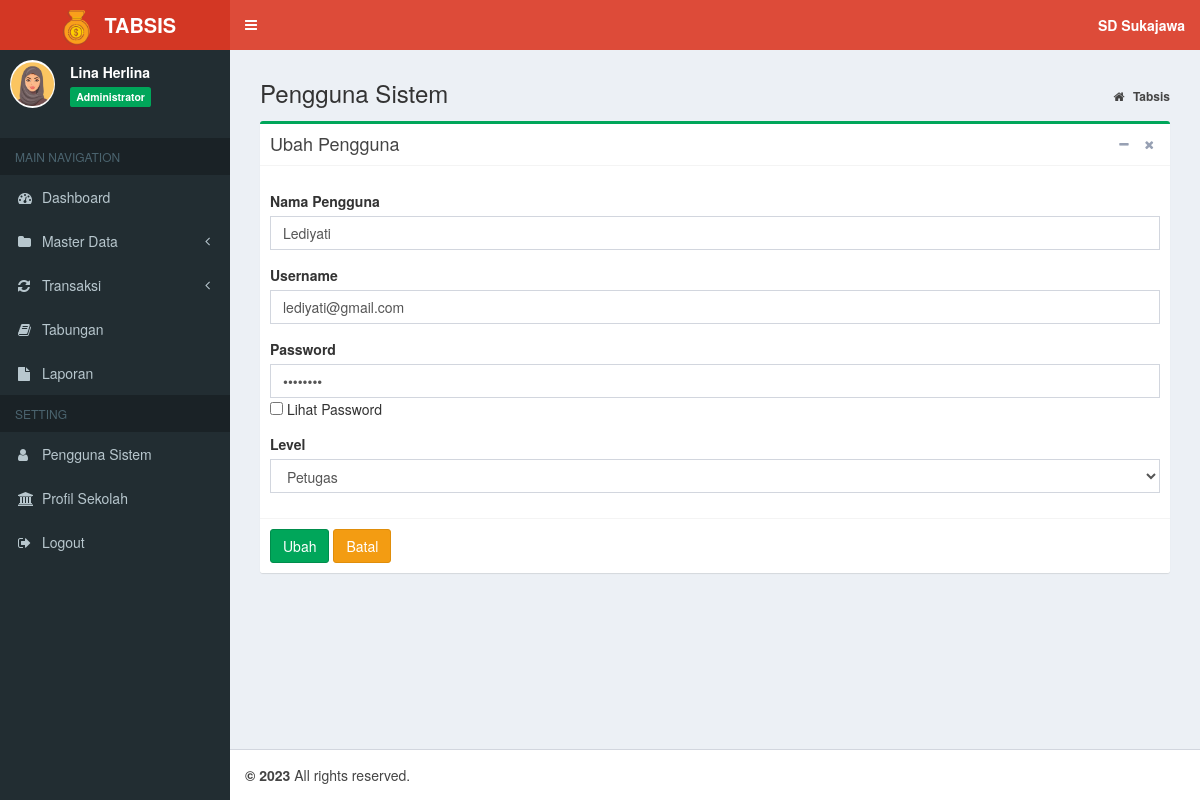
The app's page /index.php?page=MyApp/edit_pengguna&kode=2 (signed in) with its own data.
### tables this page shows
CREATE TABLE `tb_profil` (
  `id_profil` int(11) NOT NULL,
  `nama_sekolah` varchar(200) NOT NULL,
  `alamat` varchar(400) NOT NULL,
  `akreditasi` char(2) NOT NULL
);

CREATE TABLE `tb_pengguna` (
  `id_pengguna` int(11) NOT NULL,
  `nama_pengguna` varchar(20) NOT NULL,
  `username` varchar(20) NOT NULL,
  `password` varchar(15) NOT NULL,
  `level` enum('Administrator','Petugas') NOT NULL
);

### admin/pengguna/edit_pengguna.php (the view, shortened to what this page needs)
<?php
    if(isset($_GET['kode'])){
        $sql_cek = "SELECT * FROM tb_pengguna WHERE id_pengguna='".$_GET['kode']."'";
        $query_cek = mysqli_query($koneksi, $sql_cek);
        $data_cek = mysqli_fetch_array($query_cek,MYSQLI_BOTH);
    }
?>
<section class="content-header">
	<h1>
		Pengguna Sistem
	</h1>
	<ol class="breadcrumb">
		<li>
			<a href="index.php">
				<i class="fa fa-home"></i>
				<b>Tabsis</b>
			</a>
		</li>
	</ol>
</section>
<section class="content">
	<div class="row">
		<div class="col-md-12">
			<div class="box box-success">
				<div class="box-header with-border">
					<h3 class="box-title">Ubah Pengguna</h3>
					<div class="box-tools pull-right">
						<button type="button" class="btn btn-box-tool" data-widget="collapse">
							<i class="fa fa-minus"></i>
						</button>
						<button type="button" class="btn btn-box-tool" data-widget="remove">
							<i class="fa fa-remove"></i>
						</button>
					</div>
				</div>
				<form action="" method="post" enctype="multipart/form-data">
					<div class="box-body">
						<div class="form-group">
							<label>Nama Pengguna</label>
							<input class="form-control" name="nama_pengguna" value="<?php echo $data_cek['nama_pengguna']; ?>"
							/>
						</div>
						<div class="form-group">
							<label>Username</label>
							<input class="form-control" name="username" value="<?php echo $data_cek['username']; ?>"
							/>
						</div>
						<div class="form-group">
							<label for="exampleInputPassword1">Password</label>
							<input type="password" class="form-control" name="password" id="pass" value="<?php echo $data_cek['password']; ?>"
							/>
							<input id="mybutton" onclick="change()" type="checkbox" class="form-checkbox"> Lihat Password
						</div>
						<div class="form-group">
							<label>Level</label>
							<select name="level" id="level" class="form-control" required>
								<?php
                            if ($data_cek['level'] == "Petugas") echo "<option value='Petugas' selected>Petugas</option>";
                            else echo "<option value='Petugas'>Petugas</option>";
                        ?>
							</select>
						</div>
					</div>
					<div class="box-footer">
						<input type="submit" name="Ubah" value="Ubah" class="btn btn-success">
						<a href="?page=MyApp/data_pengguna" title="Kembali" class="btn btn-warning">Batal</a>
					</div>
				</form>
			</div>
</section>

### index.php (shortened to what this page needs)
<?php
    if (isset($_SESSION["ses_username"])==""){
		header("location: login.php");
    }else{
      $data_nama = $_SESSION["ses_nama"];
      $data_level = $_SESSION["ses_level"];
    }
    include "inc/koneksi.php";
	$sql = $koneksi->query("SELECT * from tb_profil");
	while ($data= $sql->fetch_assoc()) {
		$nama=$data['nama_sekolah'];
	}
?>
<!DOCTYPE html>
<html>
<head>
	<link rel="stylesheet" href="bootstrap/css/bootstrap.min.css">
	<link rel="stylesheet" href="https://cdnjs.cloudflare.com/ajax/libs/font-awesome/4.5.0/css/font-awesome.min.css">
	<link rel="stylesheet" href="https://cdnjs.cloudflare.com/ajax/libs/ionicons/2.0.1/css/ionicons.min.css">
	<link rel="stylesheet" href="plugins/datatables/dataTables.bootstrap.css">
	<link rel="stylesheet" href="plugins/select2/select2.min.css">
	<link rel="stylesheet" href="dist/css/AdminLTE.min.css">
	<link rel="stylesheet" href="dist/css/skins/_all-skins.min.css">
</head>
<body class="hold-transition skin-red sidebar-mini">
	<div class="wrapper">
		<header class="main-header">
			<a href="index.php" class="logo">
				<span class="logo-lg">
					<img src="dist/img/logo.png" width="45px">
					<b>TABSIS</b>
				</span>
			</a>
			<nav class="navbar navbar-static-top">
				<a href="#" class="sidebar-toggle" data-toggle="offcanvas" role="button">
				</a>
				<div class="navbar-custom-menu">
					<ul class="nav navbar-nav">
						<li class="dropdown messages-menu">
							<a class="dropdown-toggle" data-toggle="dropdown">
								<span>
									<b>
										<?= $nama; ?>
									</b>
								</span>
							</a>
						</li>
					</ul>
				</div>
			</nav>
		</header>
		<aside class="main-sidebar">
			<section class="sidebar">
				</<b>
				<div class="user-panel">
					<div class="pull-left image">
						<img src="dist/img/avatar.png" class="img-circle" alt="User Image">
					</div>
					<div class="pull-left info">
						<p>
							<?php echo $data_nama; ?>
						</p>
						<span class="label label-success">
							<?php echo $data_level; ?>
						</span>
					</div>
				</div>
				<ul class="sidebar-menu">
					<li class="header">MAIN NAVIGATION</li>
					<?php
          if ($data_level=="Administrator"){
        ?>
					<li class="treeview">
						<a href="?page=admin">
							<i class="fa fa-dashboard"></i>
							<span>Dashboard</span>
						</a>
					</li>
					<li class="treeview">
						<a href="#">
							<i class="fa fa-folder"></i>
							<span>Master Data</span>
							<span class="pull-right-container">
								<i class="fa fa-angle-left pull-right"></i>
							</span>
						</a>
					</li>
					<li class="treeview">
						<a href="#">
							<i class="fa fa-refresh"></i>
							<span>Transaksi</span>
							<span class="pull-right-container">
								<i class="fa fa-angle-left pull-right"></i>
							</span>
						</a>
					</li>
					<li class="treeview">
						<a href="?page=view_tabungan">
							<i class="fa fa-book"></i>
							<span>Tabungan</span>
						</a>
					</li>
					<li class="treeview">
						<a href="?page=laporan">
							<i class="fa fa-file"></i>
							<span>Laporan</span>
						</a>
					</li>
					<li class="header">SETTING</li>
					<li class="treeview">
						<a href="?page=MyApp/data_pengguna">
							<i class="fa fa-user"></i>
							<span>Pengguna Sistem</span>
						</a>
					</li>
					<li class="treeview">
						<a href="?page=MyApp/data_profil">
							<i class="fa fa-bank"></i>
							<span>Profil Sekolah</span>
						</a>
					</li>
					<?php
            }
          ?>
					<li>
						<a href="logout.php" onclick="return confirm('Anda yakin keluar dari aplikasi ?')">
							<i class="fa fa-sign-out"></i>
							<span>Logout</span>
						</a>
					</li>
			</section>
		</aside>
		<div class="content-wrapper">
			<section class="content">
				<?php
      if(isset($_GET['page'])){
          $hal = $_GET['page'];
          switch ($hal) {
              case 'MyApp/edit_pengguna':
                  include "admin/pengguna/edit_pengguna.php";
                  break;
          }
                        }
    ?>
			</section>
		</div>
		<footer class="main-footer">
			<strong> &copy;
				<a href=""></a>2023</strong> All rights reserved.
		</footer>
</body>
</html>

### records on screen
tb_profil: nama_sekolah "SD Sukajawa"
tb_pengguna: nama_pengguna "Lediyati", username "lediyati@gmail.com", level "Petugas"

### other values on screen
$data_nama "Lina Herlina"
$data_level "Administrator"
